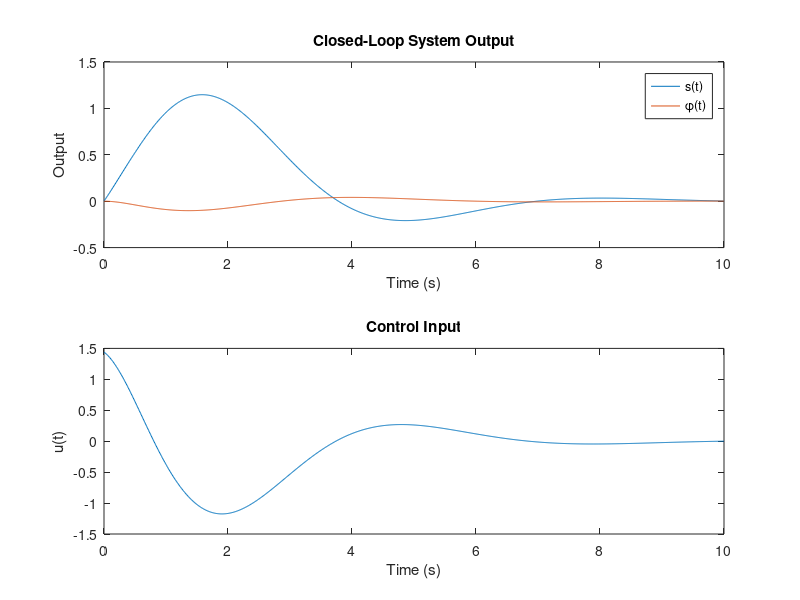

Source code (MATLAB): (Note: this script raises an error after producing the figure.)
%%
M = 1; % 质量
L = 0.842; % 摆长
F = 1; % 摩擦系数
g = 9.8093; % 重力加速度

% 非线性系统方程
% x = [s; ds; phi; dphi]
% u = mu

% 线性化系统
A = [0 1 0 0;
     0 -F/M 0 0;
     0 0 0 1;
     0 F/(M*L) g/L 0];
B = [0; 1/M; 0; -1/(M*L)];
C = [1 0 0 0;
     0 0 1 0];
D = [0; 0];

% 状态空间表示
sys = ss(A, B, C, D);

% 设计状态反馈控制器
% 选择期望的闭环极点
desired_poles = [-1+1i; -1-1i; -0.6+1i; -0.6-1i];
K = place(A, B, desired_poles);

% 闭环系统
A_cl = A - B*K;
sys_cl = ss(A_cl, B, C, D);

% 仿真初始条件
x0 = [0; 1; 0; 0]; % 初始状态
t = 0:0.01:10; % 时间范围

% 仿真闭环系统
[y, t, x] = initial(sys_cl, x0, t);

% 计算控制输入
u = -K*x';

% 绘图
figure;
subplot(2,1,1);
plot(t, y);
title('Closed-Loop System Output');
xlabel('Time (s)');
ylabel('Output');
legend('s(t)', '\phi(t)');

subplot(2,1,2);
plot(t, u);
title('Control Input');
xlabel('Time (s)');
ylabel('u(t)');
%% Simulate the non-linear system use the same K B3
     tspan = [0 10]; % 从0到10秒

    % 仿真
    [t, x] = ode45(@(t, x) inverted_pendulum_dynamics(t, x, K), tspan, x0);

    % 绘图
    figure;
    subplot(2, 1, 1);
    plot(t, x(:, 1));
    title('Position s(t)');
    xlabel('Time (s)');
    ylabel('Position (m)');

    subplot(2, 1, 2);
    plot(t, x(:, 3));
    title('Angle \phi(t)');
    xlabel('Time (s)');
    ylabel('Angle (rad)');

%% B4-5采样时间影响
Ts_stable = 0.1; % 稳定的采样时间
Ts_unstable = 1; % 可能不稳定的采样时间

sysd_stable = c2d(ss(A_cl, B, C, D), Ts_stable);
sysd_unstable = c2d(ss(A_cl, B, C, D), Ts_unstable);

figure;
stairs(0:Ts_stable:10, initial(sysd_stable, x0, 0:Ts_stable:10));
title('稳定采样时间 T = 0.1s');

figure;
stairs(0:Ts_unstable:10, initial(sysd_unstable, x0, 0:Ts_unstable:10));
title('不稳定采样时间 T = 1s');

%% B6: 计算离散状态矩阵
sysd = c2d(ss(A, B, C, D), Ts_stable);
Ad = sysd.A;
Bd = sysd.B;
%% B7: 设计离散状态反馈控制器
%c conside the
desired_poles_d = [0.2; 0.1; 0.1+0.1j; 0.1-0.1j];
Kd = place(Ad, Bd, exp(Ts_stable*desired_poles_d));

%% B8: 应用离散控制到非线性系统
[t, x] = ode45(@(t, x) inverted_pendulum_dynamics_discrete(t, x, Kd, Ts_stable), [0 10], x0);
figure;
subplot(2,1,1);
plot(t, x(:,1));
title('离散时间控制: 位置 s(t)');

subplot(2,1,2);
plot(t, x(:,3));
title('离散时间控制: 角度 \phi(t)');
%% try use the brutel force to solve the problem
% 离散时间仿真
T_total = 10;         % 总仿真时间
N_steps = T_total / Ts_stable; % 计算离散时间步数
x_discrete = zeros(4, N_steps+1); % 存储状态
x_discrete(:,1) = x0;  % 初始状态
u_discrete = zeros(1, N_steps); % 存储控制输入

% 离散仿真
for k = 1:N_steps
    u_discrete(k) = -Kd * x_discrete(:, k);  % 计算控制输入
    x_discrete(:, k+1) = Ad * x_discrete(:, k) + Bd * u_discrete(k);  % 状态更新
end

% 绘图
t_discrete = 0:Ts_stable:T_total;
figure;
subplot(2,1,1);
plot(t_discrete, x_discrete(1,:), 'b', t_discrete, x_discrete(3,:), 'r');
title('离散时间控制: 位置 s(t) 和 角度 \phi(t)');
xlabel('时间 (s)');
ylabel('状态');
legend('s(t)', '\phi(t)');

subplot(2,1,2);
stairs(t_discrete(1:end-1), u_discrete);
title('离散时间控制: 控制输入 u(k)');
xlabel('时间 (s)');
ylabel('u(k)');


%% B9-B10: 设计 LQR 最优控制
Q = diag([100, 1, 100, 1]);
R = 1;
K_opt = dlqr(Ad, Bd, Q, R);

[t, x] = ode45(@(t, x) inverted_pendulum_dynamics_discrete(t, x, K_opt, Ts_stable), [0 10], x0);
figure;
subplot(2,1,1);
plot(t, x(:,1));
title('LQR 控制: 位置 s(t)');

subplot(2,1,2);
plot(t, x(:,3));
title('LQR 控制: 角度 \phi(t)');
%%
%% B9-B10: 设计 LQR 最优控制
x0 = [-0.2; 0; 0.1; 0];
Q = diag([100, 1, 100, 1]); % 惩罚 s 和 phi 比速度更大
R = 1; % 控制输入权重
K_opt = dlqr(Ad, Bd, Q, R); % 计算 LQR 最优增益

% 仿真参数
T_total = 10;         
N_steps = T_total / Ts_stable; % 计算离散时间步数
x_lqr = zeros(4, N_steps+1); % 存储状态
x_lqr(:,1) = x0;  % 初始状态
u_lqr = zeros(1, N_steps); % 存储控制输入

% 迭代计算 LQR 控制下的状态演化
for k = 1:N_steps
    u_lqr(k) = -K_opt * x_lqr(:, k);  % 计算控制输入
    x_lqr(:, k+1) = Ad * x_lqr(:, k) + Bd * u_lqr(k);  % 更新状态
end

% 绘图
t_discrete = 0:Ts_stable:T_total;
figure;
subplot(2,1,1);
plot(t_discrete, x_lqr(1,:), 'b', t_discrete, x_lqr(3,:), 'r');
title('LQR 控制: 位置 s(t) 和 角度 \phi(t)');
xlabel('时间 (s)');
ylabel('状态');
legend('s(t)', '\phi(t)');

subplot(2,1,2);
stairs(t_discrete(1:end-1), u_lqr);
title('LQR 控制: 控制输入 u(k)');
xlabel('时间 (s)');
ylabel('u(k)');

%%
reachability_matrix = ctrb(A, B);
% 检查可达性
if rank(reachability_matrix) == size(A, 1)
    disp('The pair (A, B) is reachable.');
else
    disp('The pair (A, B) is not reachable.');
end

% 可观测性矩阵
observability_matrix = obsv(A, C);

% 检查可观测性
if rank(observability_matrix) == size(A, 1)
    disp('The pair (A, C) is observable.');
else
    disp('The pair (A, C) is not observable.');
end
%% continuous inverted_pendulum_dynamics systems
function dx = inverted_pendulum_dynamics(t, x, K)
    % 系统参数
    M = 1;
    L = 0.842;
    F = 1;
    g = 9.8093;

    % 状态变量
    s = x(1);
    ds = x(2);
    phi = x(3);
    dphi = x(4);

    % 控制输入
    u = -K * x;

    % 状态方程
    dx = [ds;
          (u - F*ds) / M;
          dphi;
          (g*sin(phi))/L - 1/L*((u - F*ds) / M)*cos(phi)];
end
%% Discrete time for the inverted_pendulum (some mistake here)
function dx = inverted_pendulum_dynamics_discrete(t, x, Kd, Ts)
    persistent u_prev;
    if isempty(u_prev)
        u_prev = 0; % 初始控制输入
    end
    u = -Kd * x; % 计算控制输入
    dx_continuous = inverted_pendulum_dynamics(t, x, u_prev); % 计算连续时间系统导数
    dx = dx_continuous * Ts; % 近似离散化
    u_prev = u; % 存储上一次控制输入
end

